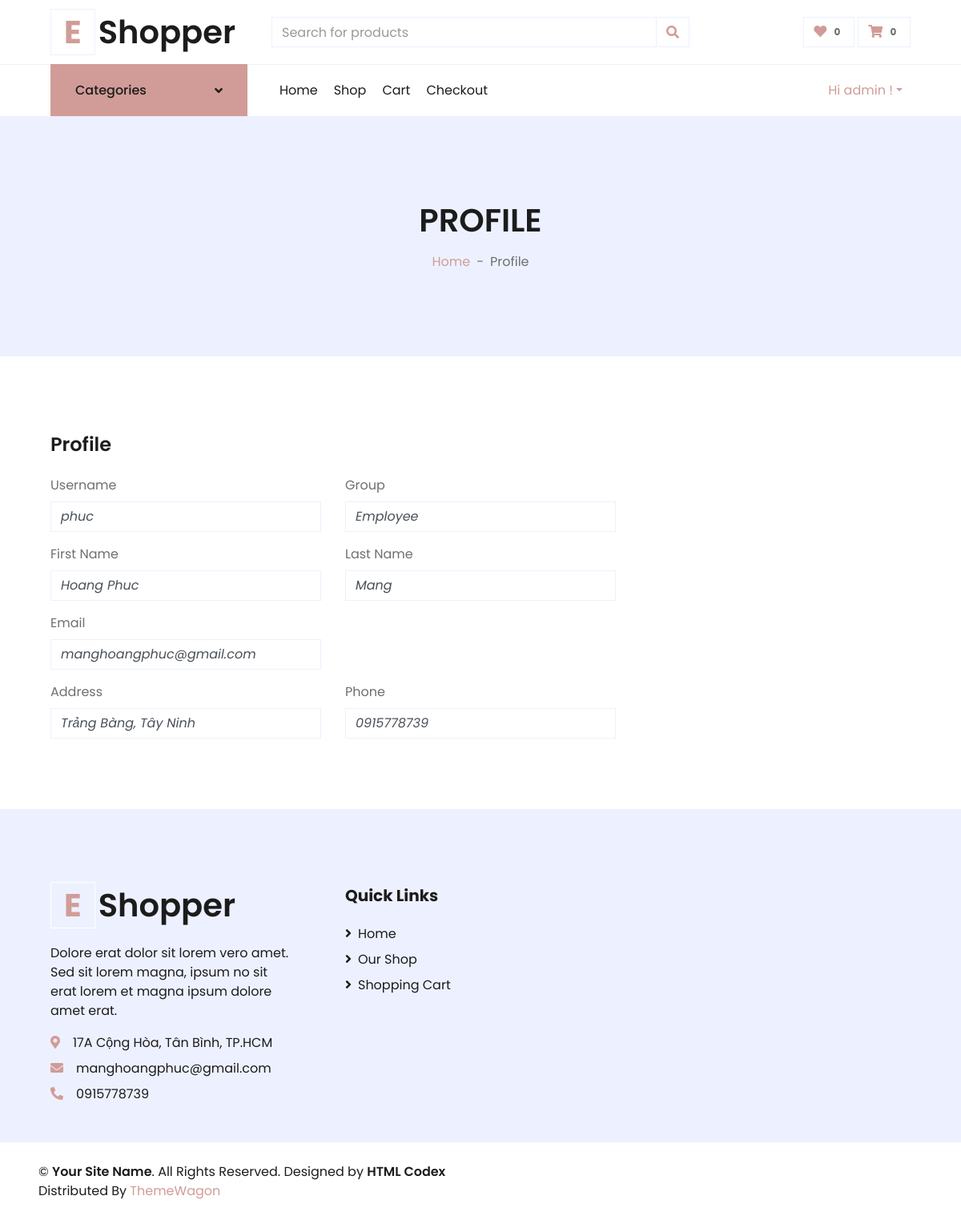
The page /accounts/profile/2 (signed in) on the database its author committed.
### customer/models.py (models this page shows)
class Customer(AbstractUser):
    phone_number = models.CharField(default='', max_length=15)
    address = models.CharField(default='', max_length=255)

### customer/views.py (the view)
# urls.py: path('profile/<int:pk>', ViewProfileByID.as_view(), name='profile_by_id'),
class ViewProfileByID(View):
    @method_decorator(login_required)
    def get(self, request, pk):
        categories = Category.objects.all()
        role = request.role
        if role == 'Customer':
            return redirect('/accounts/profile')
        else:
            if role == 'Admin':
                customer = get_object_or_404(Customer, pk=pk)
                groups = customer.groups.all()
                group = groups[0].name
                return render(request, 'customer/profile.html', locals())
            else:
                customer = get_object_or_404(Customer, Q(pk=pk) & Q(groups=3))
                groups = customer.groups.all()
                group = groups[0].name
                return render(request, 'customer/profile.html', locals())

### templates/customer/profile.html (shortened to what this page needs)
{% extends 'customer/base.html' %}
{% load static%}
{% block cssblock %}
    <link href="https://cdnjs.cloudflare.com/ajax/libs/font-awesome/5.10.0/css/all.min.css" rel="stylesheet">
    <link href="{% static 'homepage/lib/owlcarousel/assets/owl.carousel.min.css' %}" rel="stylesheet">
    <link href="{% static 'homepage/css/style.css' %}" rel="stylesheet">
{% endblock %}
{% block content %}
    <div class="container-fluid bg-secondary mb-5">
        <div class="d-flex flex-column align-items-center justify-content-center" style="min-height: 300px">
            <h1 class="font-weight-semi-bold text-uppercase mb-3">Profile</h1>
            <div class="d-inline-flex">
                <p class="m-0"><a href="{% url 'index' %}">Home</a></p>
                <p class="m-0 px-2">-</p>
                <p class="m-0">Profile</p>
            </div>
        </div>
    </div>
<div class="container-fluid pt-5">
    <div class="row px-xl-5">
        <div class="col-lg-8">
            <div class="mb-4">
                <h4 class="font-weight-semi-bold mb-4">Profile</h4>
                <div class="row">
                    <div class="col-md-6 form-group">
                        <label>Username</label>
                        <i class="form-control" type="text">{{ customer.username}}</i>
                    </div>
                    <div class="col-md-6 form-group">
                        <label>Group</label>
                        <i class="form-control" type="text">{{ group }}</i>
                    </div>
                    <div class="col-md-6 form-group">
                        <label>First Name</label>
                        <i class="form-control" type="text">{{ customer.first_name}}</i>
                    </div>
                    <div class="col-md-6 form-group">
                        <label>Last Name</label>
                        <i class="form-control" type="text">{{ customer.last_name}}</i>
                    </div>
                    <div class="col-md-6 form-group">
                        <label>Email</label>
                        <i class="form-control" type="text">{{ customer.email }}</i>
                    </div>
                    <div class="col-md-6 form-group">
                    </div>
                    <div class="col-md-6 form-group">
                        <label>Address</label>
                        <i class="form-control" type="text">{{ customer.address}}</i>
                    </div>
                    <div class="col-md-6 form-group">
                        <label>Phone</label>
                        <i class="form-control" type="text">{{ customer.phone_number }}</i>
                    </div>
                </div>
            </div>
        </div>
    </div>
</div>
{% endblock %}

### templates/customer/navbar.html (shortened to what this page needs)
{% load static %}
    <div class="container-fluid">
        <div class="row align-items-center py-3 px-xl-5">
            <div class="col-lg-3 d-none d-lg-block">
                <a href="{% url 'index' %}" class="text-decoration-none">
                    <h1 class="m-0 display-5 font-weight-semi-bold"><span class="text-primary font-weight-bold border px-3 mr-1">E</span>Shopper</h1>
                </a>
            </div>
            <div class="col-lg-6 col-6 text-left">
                <form action="{% url 'product-search' %}">
                    <div class="input-group">
                        <input type="search" name="search" class="form-control" placeholder="Search for products">
                        <div class="input-group-append">
                            <button class="input-group-text bg-transparent text-primary">
                                <i class="fa fa-search"></i>
                            </button>
                        </div>
                    </div>
                </form>
            </div>
            <div class="col-lg-3 col-6 text-right">
                <a href="" class="btn border">
                    <i class="fas fa-heart text-primary"></i>
                    <span class="badge">0</span>
                </a>
                <a href="" class="btn border">
                    <i class="fas fa-shopping-cart text-primary"></i>
                    <span class="badge">0</span>
                </a>
            </div>
        </div>
    </div>
    <div class="container-fluid">
        <div class="row border-top px-xl-5">
            <div class="col-lg-3 d-none d-lg-block">
                <a class="btn shadow-none d-flex align-items-center justify-content-between bg-primary text-white w-100" data-toggle="collapse" href="#navbar-vertical" style="height: 65px; margin-top: -1px; padding: 0 30px;">
                    <h6 class="m-0">Categories</h6>
                    <i class="fa fa-angle-down text-dark"></i>
                </a>
            </div>
            <div class="col-lg-9">
                <nav class="navbar navbar-expand-lg bg-light navbar-light py-3 py-lg-0 px-0">
                    <div class="collapse navbar-collapse justify-content-between" id="navbarCollapse">
                        <div class="navbar-nav mr-auto py-0">
                            <a href="{% url 'index' %}" class="nav-item nav-link">Home</a>
                            <a href="{% url 'list-product'%}" class="nav-item nav-link ">Shop</a>
                            <a href="{% url 'cart' %}" class="nav-item nav-link">Cart</a>
                            <a href="{% url 'checkout' %}" class="nav-item nav-link">Checkout</a>
                        </div>
                        <div class="navbar-nav ml-auto py-0">
                            {% if user.is_authenticated %}
                            <div class="nav-item dropdown">
                                {% if role != 'Customer' %}
                                <a href="#" class="nav-link dropdown-toggle active" data-toggle="dropdown">Hi {{ user.username }} !</a>
                                {% endif %}
                            </div>
                            {% else %}
                            <a href="{% url 'login' %}" class="nav-item nav-link">Login</a>
                            <a href="{% url 'register' %}" class="nav-item nav-link">Register</a>
                            {% endif %}
                        </div>
                    </div>
                </nav>
            </div>
        </div>
    </div>

### rows shown on the page
Customer: username "admin"
Customer: username "phuc", first_name "Hoang Phuc", last_name "Mang", email "manghoangphuc@gmail.com", address "Trảng Bàng, Tây Ninh", phone_number "0915778739"

### other values the page prints
{{ group }} "Employee"
